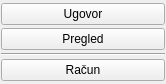
                <widget class="QWidget" name="pageTrajniNalog">
                 <property name="geometry">
                  <rect>
                   <x>0</x>
                   <y>0</y>
                   <width>166</width>
                   <height>84</height>
                  </rect>
                 </property>
                 <property name="sizePolicy">
                  <sizepolicy hsizetype="Preferred" vsizetype="Maximum">
                   <horstretch>0</horstretch>
                   <verstretch>0</verstretch>
                  </sizepolicy>
                 </property>
                 <attribute name="icon">
                  <iconset resource="../../resources/DonatForm.qrc">
                   <normaloff>:/InDonat/Forms/images/ig_menuBlueDown.gif</normaloff>:/InDonat/Forms/images/ig_menuBlueDown.gif</iconset>
                 </attribute>
                 <attribute name="label">
                  <string>Trajni nalog</string>
                 </attribute>
                 <layout class="QVBoxLayout" name="verticalLayout_29">
                  <property name="spacing">
                   <number>0</number>
                  </property>
                  <property name="leftMargin">
                   <number>1</number>
                  </property>
                  <property name="topMargin">
                   <number>0</number>
                  </property>
                  <property name="rightMargin">
                   <number>1</number>
                  </property>
                  <property name="bottomMargin">
                   <number>0</number>
                  </property>
                  <item>
                   <widget class="QPushButton" name="btnMnuTrajniNalogUgovor">
                    <property name="cursor">
                     <cursorShape>PointingHandCursor</cursorShape>
                    </property>
                    <property name="text">
                     <string>Ugovor</string>
                    </property>
                   </widget>
                  </item>
                  <item>
                   <widget class="QPushButton" name="btnMnuTrajniNalogPregled">
                    <property name="cursor">
                     <cursorShape>PointingHandCursor</cursorShape>
                    </property>
                    <property name="text">
                     <string>Pregled</string>
                    </property>
                   </widget>
                  </item>
                  <item>
                   <widget class="Line" name="line_11">
                    <property name="orientation">
                     <enum>Qt::Horizontal</enum>
                    </property>
                   </widget>
                  </item>
                  <item>
                   <widget class="QPushButton" name="btnMnuTrajniNalogRacun">
                    <property name="cursor">
                     <cursorShape>PointingHandCursor</cursorShape>
                    </property>
                    <property name="text">
                     <string>Račun</string>
                    </property>
                   </widget>
                  </item>
                 </layout>
                </widget>
